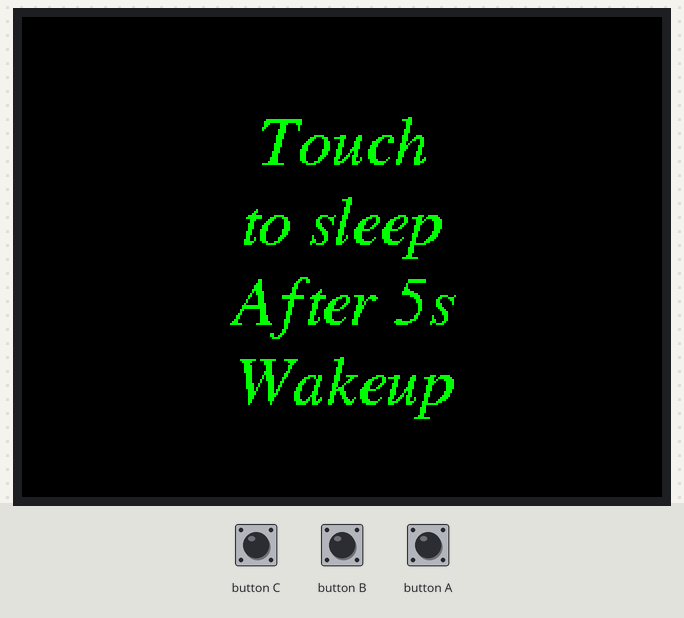
The sketch below on a simulated ESP32. Parts: 320×240 colour display.

Above: at 0.2 s.

The sketch:

Wakeup.ino
```cpp
#include <M5Unified.h>
void setup(void) {
  auto cfg = M5.config();
  M5.begin(cfg);
  M5.Display.setTextColor(GREEN);
  M5.Display.setTextDatum(middle_center);
  M5.Display.setFont(&fonts::FreeSerifItalic18pt7b);
  M5.Display.setTextSize(1);
  M5.Display.drawString("Touch", M5.Display.width() / 2,
                        M5.Display.height() / 2 - 60);
  M5.Display.drawString("to sleep", M5.Display.width() / 2,
                        M5.Display.height() / 2 - 20);
  M5.Display.drawString("After 5s", M5.Display.width() / 2,
                        M5.Display.height() / 2 + 20);
  M5.Display.drawString("Wakeup", M5.Display.width() / 2,
                        M5.Display.height() / 2 + 60);
}
void loop(void) {
  M5.update();
  if (M5.Touch.getCount() && M5.Touch.getDetail(0).wasClicked()) {
    M5.Power.timerSleep(5);
    // M5.Power.timerSleep(const rtc_time_t& time);
    // M5.Power.timerSleep(const rtc_date_t& date, const rtc_time_t&
    // time);
    // M5.Power.powerOff(); shutdown
  }
}
```
